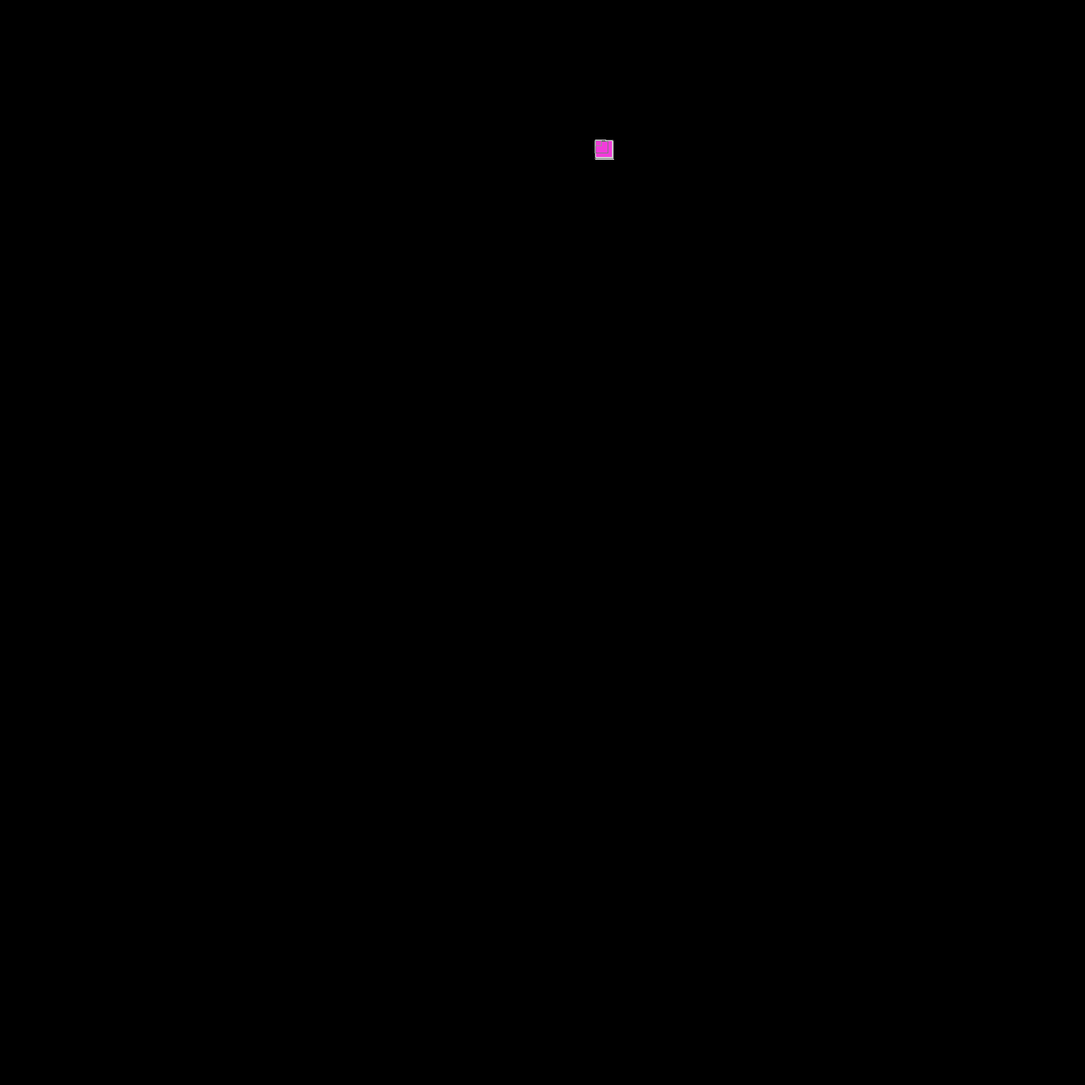
Frame 1 (no input)
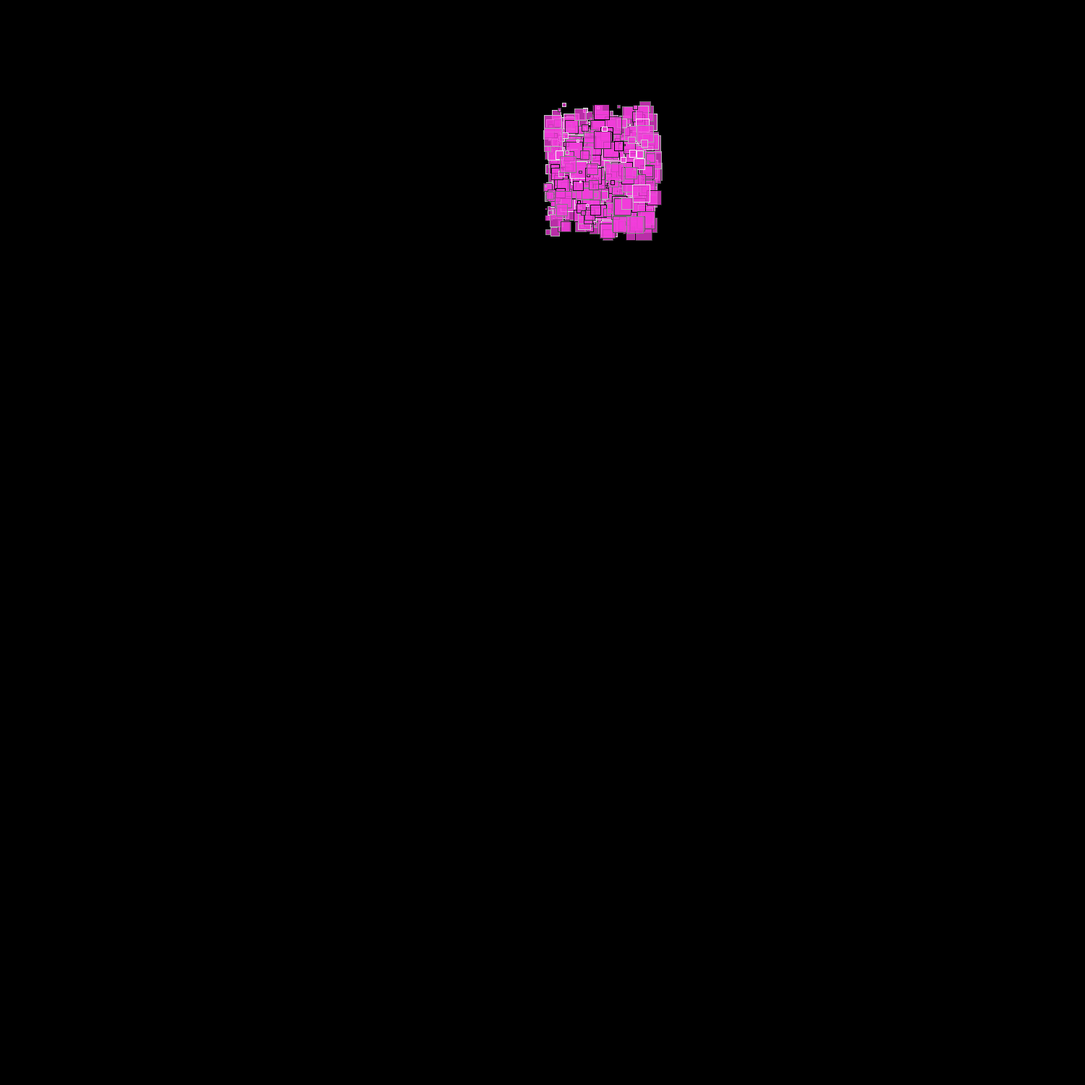
Frame 60 (the mouse pressed at the canvas centre just before this capture)
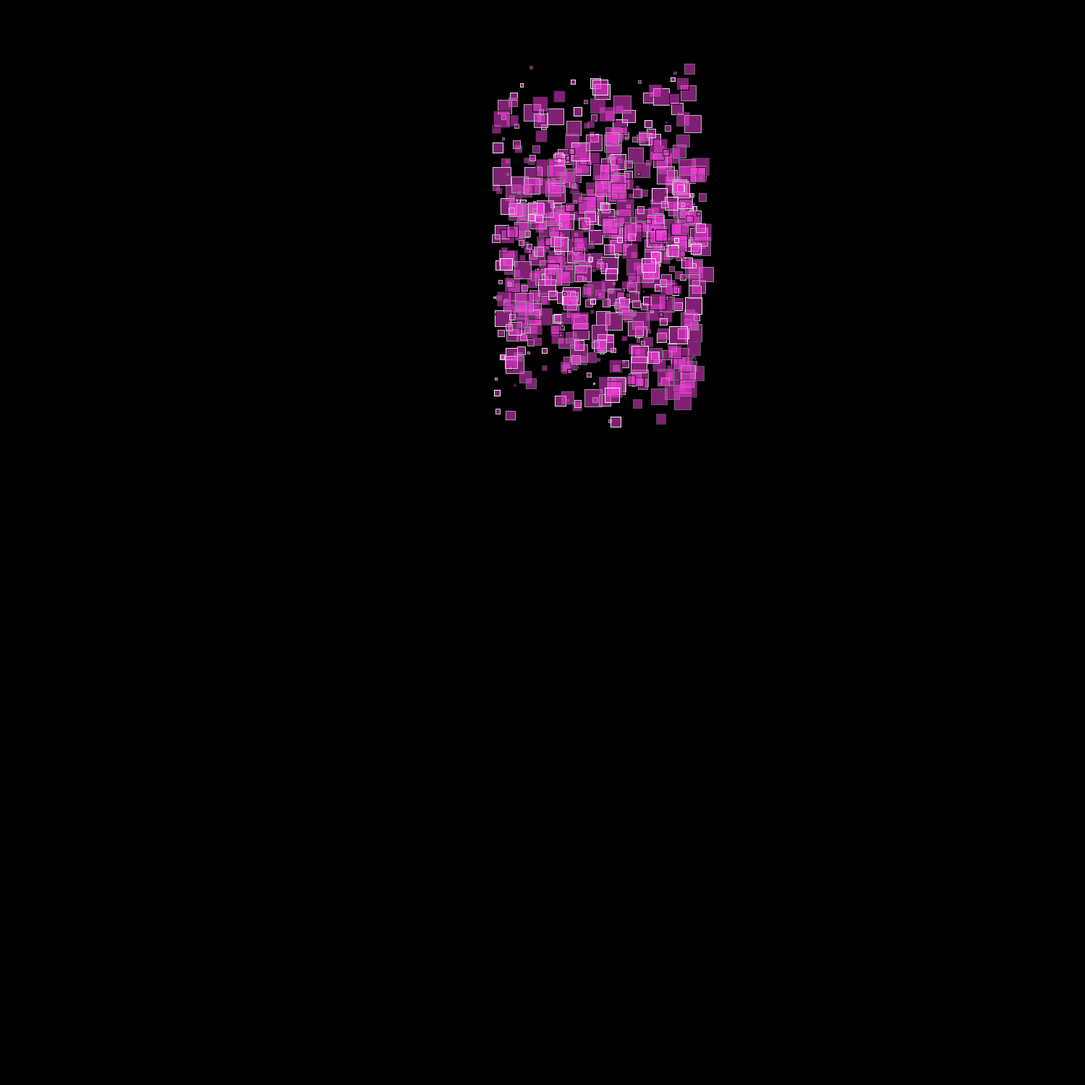
Frame 120 (the mouse held since frame 60 and released just before this capture)

The Processing sketch that drew these frames (run headless with seeded random() and noise(); from frame 60 on, the mouse is pressed at the canvas centre):

// Processing sketch: week2_remixfireworks
// ── week2_remixfireworks.pde
//Eva Serrano Reisner

//made more particles, changed them to squares, and changed it so that there's a range of particle sizes.
//also made an option down in the draw function in the class so that the outlines can blink black and white, or multiple colors.

ArrayList<FireworkParticle> fireworkArray = new ArrayList<FireworkParticle>();

void setup() {
  size(1500, 1500); 
  frameRate(60);
  
  int numFireworks = 700;
  PVector position = new PVector(random(width/3.0, (2.0/3.0) * width), random(0, height/2));
  color randomColor = color(random(255), random(255), random(255));
  
  for (int i = 0; i < numFireworks; i++) {
    fireworkArray.add(new FireworkParticle(position, randomColor));
  }
  
}

void draw() {
  background(0);
  for (int i = 0; i < fireworkArray.size(); i++) {
    FireworkParticle firework = fireworkArray.get(i);
    firework.update();
    firework.draw();
  }
}

class FireworkParticle {
  color fireworkColor;
  PVector position;
  PVector velocity;
  PVector acceleration;
  float alpha;
  float size;
  
  FireworkParticle(PVector position, color fireworkColor) {
    reset(position, fireworkColor);
  }
  
  void reset(PVector position, color fireworkColor) {
    this.position = new PVector(position.x, position.y);
    this.fireworkColor = fireworkColor;
    
    this.velocity = new PVector(random(-1.2, 1.2), random(-1, 1));
    this.acceleration = new PVector(0, random(0, 0.04));
    
    this.size = random(2,25);
    this.alpha= 255;
  }
  
  void update() {
    velocity.add(acceleration);
    position.add(velocity);
    
    alpha--;   
  }
  
  void draw() {
    //black and white squares
    stroke(random(255));
    //colorful squares
    //stroke(random(255), random(255), random(255));
    fill(fireworkColor, alpha);
    rect(position.x, position.y, size, size);
  }
}
